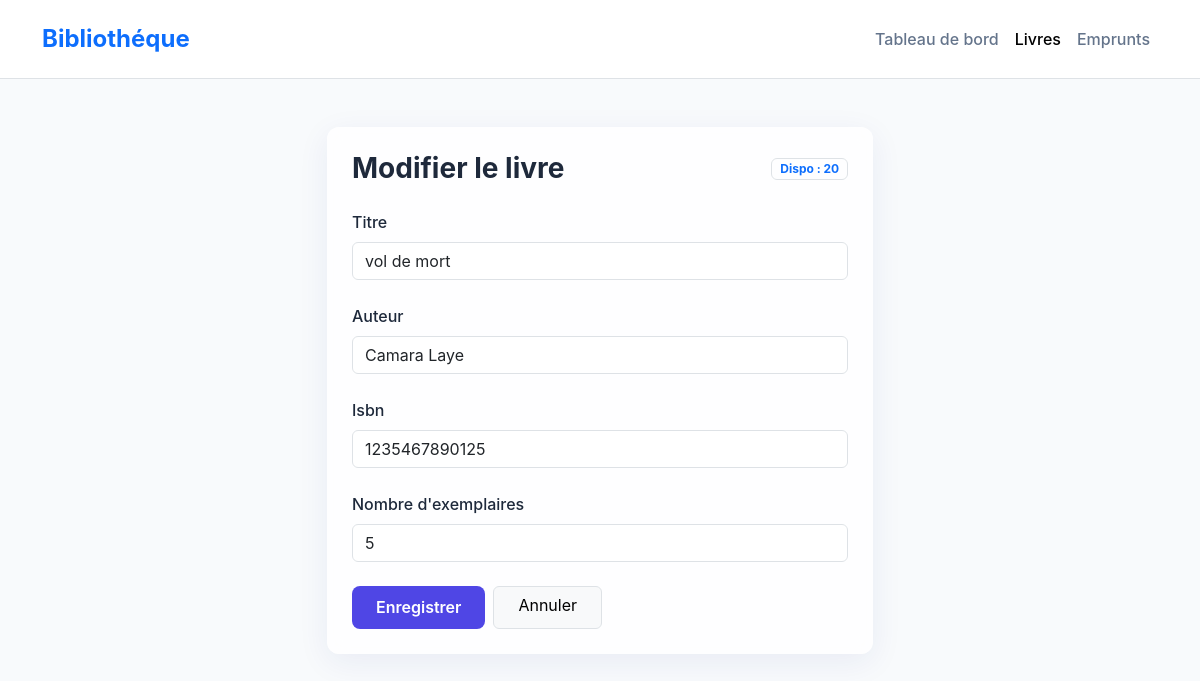
The page /livres/4/modifier/ on the database its author committed.
### biblio/models.py (models this page shows, shortened)
class Livre(models.Model):
    titre = models.CharField(max_length=200)
    auteur = models.CharField(max_length=100)
    isbn = models.CharField(max_length=13, unique=True)
    quantite = models.PositiveIntegerField(default=1, verbose_name="Nombre d'exemplaires")
    @property
    def exemplaires_empruntes(self):
        return self.emprunts.filter(dateRetour__isnull=True).count()
    @property
    def exemplaires_disponibles(self):
        return max(0, self.quantite - self.exemplaires_empruntes)

### biblio/views.py (the view)
# urls.py: path('livres/<int:pk>/modifier/', views.LivreUpdateView.as_view(), name='livre_update'),
class LivreUpdateView(UpdateView):
    model = Livre
    form_class = LivreForm
    template_name = 'biblio/livre_form.html'
    success_url = reverse_lazy('livre_list')
    def get_context_data(self, **kwargs):
        context = super().get_context_data(**kwargs)
        tous_les_livres = Livre.objects.all()
        context['livres_disponibles'] = sum(l.exemplaires_disponibles for l in tous_les_livres)
        return context

### biblio/forms.py
class LivreForm(forms.ModelForm):
    class Meta:
        model = Livre
        fields = ['titre', 'auteur', 'isbn', 'quantite']
        widgets = {
            'titre': forms.TextInput(attrs={'class': 'form-control', 'placeholder': 'Titre du livre'}),
            'auteur': forms.TextInput(attrs={'class': 'form-control', 'placeholder': "Nom de l'auteur"}),
            'isbn': forms.TextInput(attrs={'class': 'form-control', 'placeholder': 'ISBN (13 chiffres)'}),
            'quantite': forms.NumberInput(attrs={'class': 'form-control', 'min': 1}),
        }

### templates/biblio/livre_form.html (shortened to what this page needs)
{% extends 'base.html' %}
{% block content %}
<div class="row justify-content-center">
    <div class="col-md-8 col-lg-6">
        <div class="glass-card">
            <div class="d-flex justify-content-between align-items-center mb-4">
                <h3 class="fw-bold mb-0">{% if object %}Modifier le livre{% else %}Ajouter un livre{% endif %}</h3>
                <span class="badge border text-primary">Dispo : {{ livres_disponibles }}</span>
            </div>
            <form method="post" novalidate>
                {% for field in form %}
                <div class="mb-4">
                    <label for="{{ field.id_for_label }}" class="form-label fw-medium">{{ field.label }}</label>
                    {{ field }}
                </div>
                {% endfor %}
                <div class="d-flex gap-2">
                    <button type="submit" class="btn btn-primary px-4">Enregistrer</button>
                    <a href="{% url 'livre_list' %}" class="btn btn-light border px-4">Annuler</a>
                </div>
            </form>
        </div>
    </div>
</div>
{% endblock %}

### static/css/styles.css (style rules this page uses)
:root { --primary: #4f46e5; --primary-hover: #4338ca; --bg-main: #f8fafc; --card-bg: rgba(255, 255, 255, 0.8); --text-main: #1e293b; --text-muted: #64748b; --border-radius: 12px; --shadow: 0 4px 6px -1px rgb(0 0 0 / 0.1), 0 2px 4px -2px rgb(0 0 0 / 0.1); --glass-shadow: 0 8px 32px 0 rgba(31, 38, 135, 0.07); }
body { background-color: var(--bg-main); font-family: 'Inter', system-ui, -apple-system, sans-serif; color: var(--text-main); line-height: 1.5; }
.glass-card { background: var(--card-bg); backdrop-filter: blur(10px); -webkit-backdrop-filter: blur(10px); border: 1px solid rgba(255, 255, 255, 0.18); border-radius: var(--border-radius); box-shadow: var(--glass-shadow); padding: 1.5rem; transition: transform 0.2s ease; }
.btn-primary { background-color: var(--primary); border: none; padding: 0.6rem 1.2rem; border-radius: 8px; font-weight: 600; }

### rows shown on the page
Livre: form "vol de mort" "Camara Laye" "1235467890125" "5"

### other values the page prints
{{ livres_disponibles }} "20"
{{ field.label }} "Titre" "Auteur" "Isbn" "Nombre d'exemplaires"
